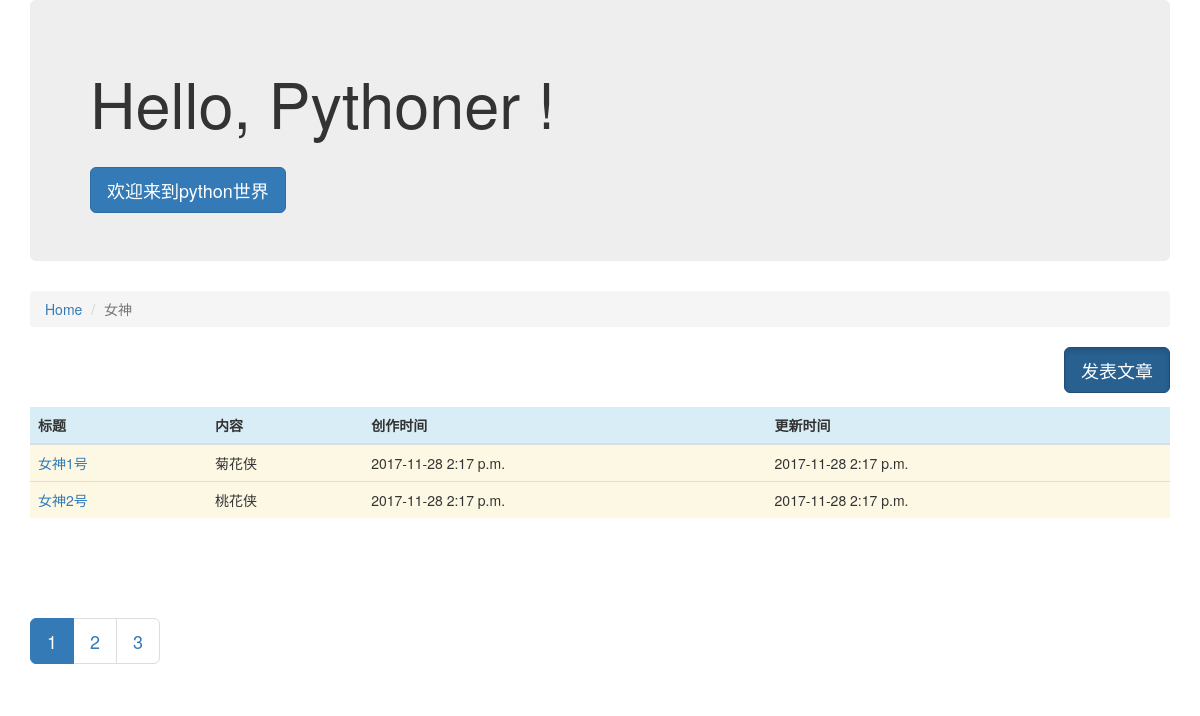
/article/list/3, run on the app's committed database.
### block/models.py (models this page shows, shortened)
class Block(models.Model):
    name = models.CharField(u'板块名称',max_length=100)
    owner = models.CharField(u'管理员', max_length=100)
    desc = models.CharField(u'板块信息', max_length=100)
    status=models.IntegerField(u'状态',choices=((1,'常用'),(0,'待定'),(-1,'隐藏')))
    class Meta:
        verbose_name='板块'
        verbose_name_plural='板块'

### article/models.py (models this page shows, shortened)
class Article(models.Model):
    block = models.ForeignKey(Block, verbose_name="板块索引")
    owner = models.ForeignKey(User,verbose_name="作者")
    title = models.CharField('文章名称', max_length=100)
    content = models.CharField('文章内容', max_length=10000)
    status = models.IntegerField(u'状态', choices=((1, '常用'), (0, '待定'), (-1, '隐藏')))
    create_time_stamp=models.DateTimeField('创建时间',auto_now_add=True)
    last_update_time_stamp=models.DateTimeField('最新时间',auto_now=True)
    class Meta:
        verbose_name='文章'
        verbose_name_plural = '文章'

### article/views.py (the view)
# urls.py: url(r'^list/(?P<block_id>\d+)',article_list),
def article_list(request,block_id):
    block_id = int(block_id)
    block=Block.objects.get(id=block_id)
    cut_page=2
    page_no = int(request.GET.get("page_no", "1"))
    all_article=Article.objects.filter(block=block,status=0).order_by("id")
    p=Paginator(all_article,cut_page)
    page=p.page(page_no)
    article_objs=page.object_list
    page_count=p.num_pages
    page_links=[i for i in range(1, page_count+1) if i>0 and i<=page_count]
    page_links1 = [i for i in range(page_no - 2, page_no + 3) if i > 0 and i <= page_count]
    page_small=page_links1[0]-1
    page_max=page_links1[-1]+1
    have_small=page_small>0
    have_max=page_max<page_count
    return render(request,'article_list.html',{'articles':article_objs,'b':block,
                                               'p':p,'page_no':page_no,'page_links':page_links,
                                               'page_small': page_small,'page_max':page_max,
                                               'have_small':have_small,'have_max':have_max,
                                               'page_count':page_count,'page_links1':page_links1})

### article/templates/article_list.html (shortened to what this page needs)
{% extends "base.html" %}
{% block content %}
    <ol class="breadcrumb">
      <li><a href="/">Home</a ></li>
      <li class="active">{{b.name}}</li>
    </ol>
    <a style="float:right" class="btn btn-primary btn-lg active" href="/article/content/{{b.id}}" >
        发表文章
    </a>
    <br /><br /><br />
    <table class="table table-hover">
        <thead>
        <tr>
        <th class="info">标题</th>
        <th class="info">内容</th>
        <th class="info">创作时间</th>
        <th class="info">更新时间</th>
        </tr>
        </thead>
        <tbody>
        {% for art in articles %}
        <tr>
          <td class="warning"><a href="/article/detail/{{art.id}}">{{art.title}}</a></td>
          <td class="warning">{{art.content}}</td>
          <td class="warning">{{art.create_time_stamp|date:"Y-m-d P"}}</td>
          <td class="warning">{{art.last_update_time_stamp|date:"Y-m-d P"}}</td>
        </tr>
        {% endfor %}
        </tbody>
    </table>
    <br /><br /><br />
        {% if page_count < 6 %}
        <nav aria-label="Page navigation">
            <ul class="pagination pagination-lg">
                    {% for i in page_links %}
                    {% if page_no == i %}
                        <li class="active">
                         <a href="?page_no={{i}}">{{i}}</a>
                        </li>
                    {% else %}
                        <li>
                         <a href="?page_no={{i}}">{{i}}</a>
                        </li>
                    {% endif %}
                    {% endfor %}
             </ul>
        </nav>
        {% endif %}
 {% endblock %}

### data on the page
Block: name "女神"
Article: title "女神1号", content "菊花侠", create_time_stamp "2017-11-28 2:17 p.m.", last_update_time_stamp "2017-11-28 2:17 p.m."
Article: title "女神2号", content "桃花侠", create_time_stamp "2017-11-28 2:17 p.m.", last_update_time_stamp "2017-11-28 2:17 p.m."

### other printed values
{{ i }} "1"
{{ i }} "2" "3"
